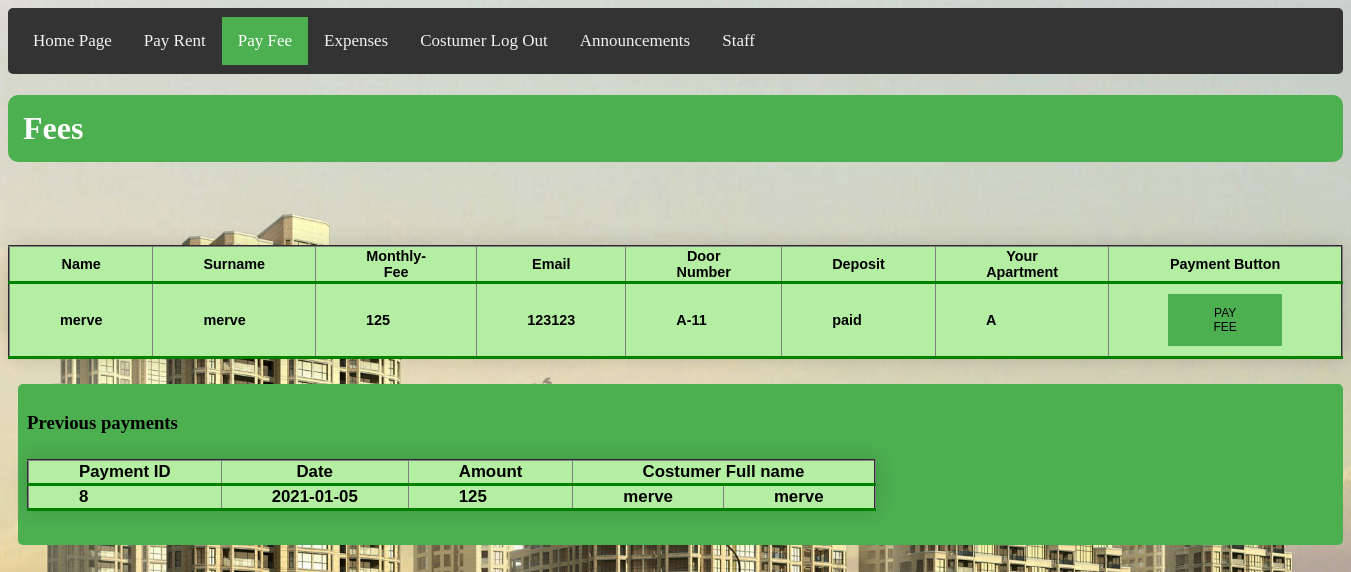
The app's page /Customer/fee.php (signed in) with its own data.
### tables this page shows
CREATE TABLE `customer` (
  `customer_id` int(11) NOT NULL,
  `name` varchar(25) NOT NULL,
  `surname` varchar(25) NOT NULL,
  `door_number` varchar(25) NOT NULL,
  `Block` varchar(25) NOT NULL,
  `date` varchar(25) NOT NULL,
  `email` varchar(25) NOT NULL,
  `phone_number` varchar(20) NOT NULL,
  `people` varchar(25) NOT NULL,
  `deposit` varchar(25) NOT NULL,
  `user_name` varchar(25) NOT NULL,
  `CustomerPassword` varchar(100) NOT NULL
);

CREATE TABLE `transactionfee` (
  `id` int(11) NOT NULL,
  `customer_id` varchar(25) NOT NULL,
  `date` varchar(25) NOT NULL,
  `amount` varchar(25) NOT NULL,
  `name` varchar(25) NOT NULL,
  `surname` varchar(25) NOT NULL,
  `Block` varchar(25) NOT NULL
);

### Customer/fee.php (the view, shortened to what this page needs)
  <!DOCTYPE html>
  <html>
  <head>
   <link rel="stylesheet" href="main.css">
   <link rel="stylesheet" href="customer.css">
   <div class="topnav">
    <a href="LoggedCustomer.php" >Home Page</a>
    <a href="borc.php">Pay Rent</a>
    <a href="fee.php"class="active" >Pay Fee</a>
    <a href="expenses.php" >Expenses</a>
    <a href="logoutCustomer.php">Costumer Log Out </a>
    <a href="Announcement.php" >Announcements </a>
 <a href="staff.php" >Staff </a>
  </div>
</head>
<body>
  <h1 style="color: #fff;background: #4CAF50;padding: 15px;border-radius: 10px">Fees</h1><br><br>
  <table class="styled-table" border="2" cellspacing="7">
    <tr class="active-row">
      <th>Name</th>
      <th>Surname</th>
      <th>Monthly-Fee</th>
      <th>Email</th>
      <th>Door Number</th>
      <th>Deposit</th>
      <th>Your Apartment</th>
      <th>Payment Button</th>
    </tr>
    <?php
    include '../db_conn.php';
    $tid=$_SESSION['customer_id'];
    $sql = "select *,(select fee from flats where door_number=t.door_number)as fee,(select Block from flats where door_number=t.door_number)as Block from customer t where customer_id=$tid";
    $run= mysqli_query($conn, $sql);{
      while ($row = $run->fetch_assoc()) {
        echo "  <tbody><tr class='active-row'>
        <td>".$row['name']."</td>
        <td>".$row['surname']."</td>
        <td>".$row['fee']."</td>
        <td>".$row['email']."</td>
        <td>".$row['door_number']."</td>
        <td>".$row['deposit']."</td>
        <td>".$row['Block']."</td>
        <td> <form action='paymentfee.php' method='POST'>
        <div class='button'>
        <input type='hidden' name='tid' value='<?php echo  $tid;?>' />
        <button style='margin:0px' class='btn btn-success pull-right 'type='submit'>PAY FEE</button>
        </div>
        </form></td>
        </tr>"
        ;
        ?>
      </table>
  <?php
}}
?>
<div  class="col-sm-3 box" style="background-color:#4CAF50; margin-left:10px;">
 <h3><b>Previous payments</b>
   <table class="styled-table" border="2" cellspacing="7">
    <tr class="active-row">
      <th>Payment ID</th>
      <th>Date</th>
      <th>Amount</th>
      <th colspan="2">Costumer Full name</th>
    </tr>
  <tbody>
   <?php
   include '../db_conn.php';
   $sql = "select * from transactionFee where customer_id=$tid";
   if ($result = $conn->query($sql)) {
    while ($row = $result->fetch_assoc()) {
      ?>
      <tr>
        <td><?php echo $row['id']?></td>
        <td><?php echo $row['date']?></td>
        <td><?php echo $row['amount']?></td>
        <td><?php echo $row['name']?></td>
        <td><?php echo $row['surname']?></td>
      </tr>
      <?php
    }
  }
  ?>
</table>
</body>
</html>

### Customer/main.css (style rules this page uses)
.topnav { background-color: #333; overflow: hidden; }
.topnav a { float: left; color: #f2f2f2; text-align: center; padding: 14px 16px; text-decoration: none; font-size: 17px; }
.topnav a.active { background-color: #4CAF50; color: white; }
table, th, td { background-color:#B4EEA2; }
button { border: none; color: black; padding: 12px 45px; text-align: center; text-decoration: none; display: inline-block; font-size: 12px; margin: 4px 2px; cursor: pointer; background-color: #4CAF50 }
.styled-table { border-collapse: collapse; margin: 25px 0; font-size: 0.9em; font-family: sans-serif; min-width: 400px; box-shadow: 0 0 20px rgba(0, 0, 0, 0.15); }
.styled-table th, .styled-table td { padding:1px 50px; }
.styled-table tbody tr { border-bottom: 1px solid #dddddd; }
.styled-table tbody tr:last-of-type { border-bottom: 3px solid green; }
.styled-table tbody tr.active-row { font-weight: bold; color: black; }

### Customer/customer.css (style rules this page uses)
body { background-image: url("homepage.jpg"); background-color: #cccccc; background-repeat: no-repeat; background-size: cover; }
div { border-radius: 5px; padding: 9px; }
* { box-sizing: border-box; }

### Customer/fee.php (style rules this page uses)
body { background-color: #cccccc; background-repeat: no-repeat; background-size: cover; }

### records on screen
customer: name "merve", surname "merve", fee "125", email "123123", door_number "A-11", deposit "paid", Block "A"
transactionfee: id "8", date "2021-01-05", amount "125", name "merve", surname "merve"
